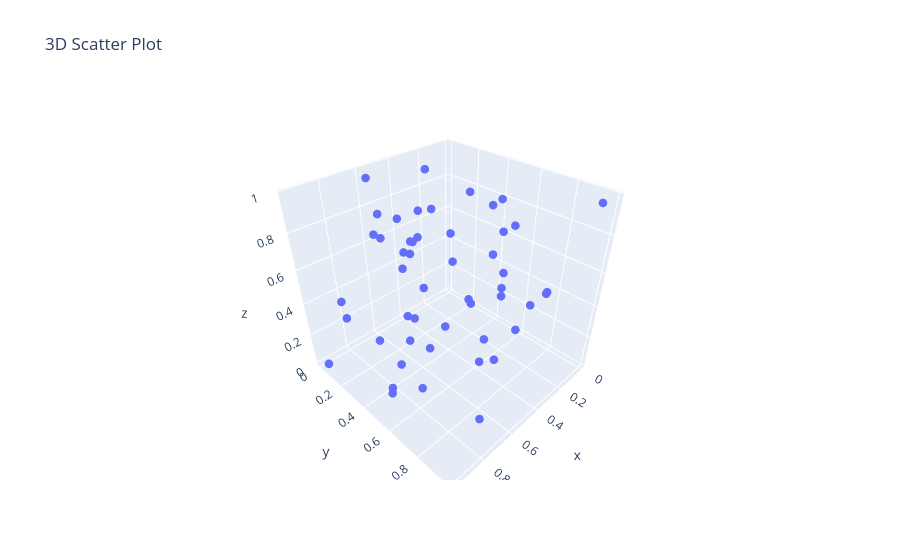

The notebook cell this image was saved under:
### Markdown cell above
### Ques 13. Create a 3D scatter plot using Plotly.

### Code cell
# 3D Scatter plot using Plotly
import plotly.graph_objs as go
from plotly.offline import init_notebook_mode, iplot
import numpy as np

init_notebook_mode(connected=True)

x = np.random.rand(50)
y = np.random.rand(50)
z = np.random.rand(50)

fig = go.Figure(data=[go.Scatter3d(x=x, y=y, z=z, mode='markers', marker=dict(size=5))])
fig.update_layout(title="3D Scatter Plot")
iplot(fig)
